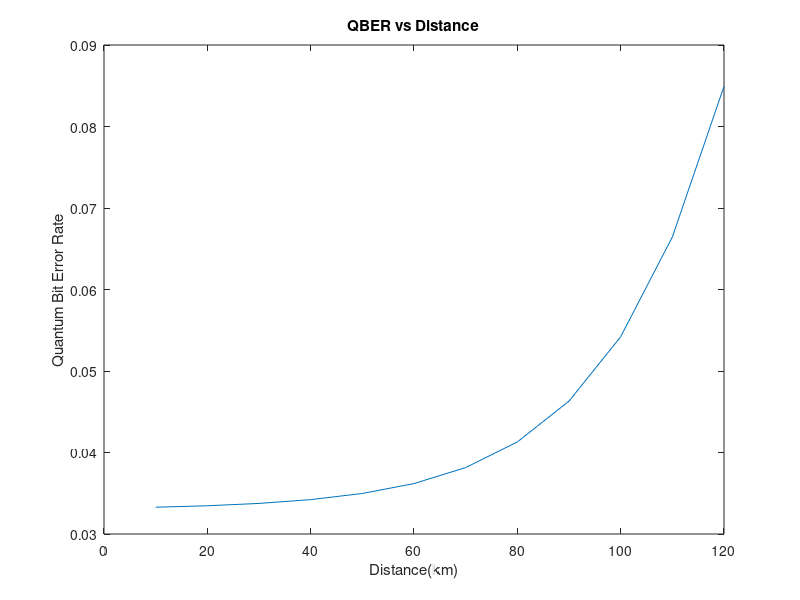

The MATLAB script that drew this image:
%QBER vs Distance
x = [10:10:125];%Varying Distance
alpha = 0.21;%Attenuation 
N = 10.^(-alpha.*x/10)*0.045;%Transmission Efficiency
mu = 0.1;%Mean Photon Number
psignal = 1 - exp(-N.*mu);
pdark = 2*8.5*10^-7;
edet = 3.3/100;
qber = (0.5*pdark + edet*psignal)./(psignal+pdark);
plot(x,qber);
xlabel('Distance(km)');
ylabel('Quantum Bit Error Rate');
title('QBER vs Distance');
%The data is according to GYS's paper
